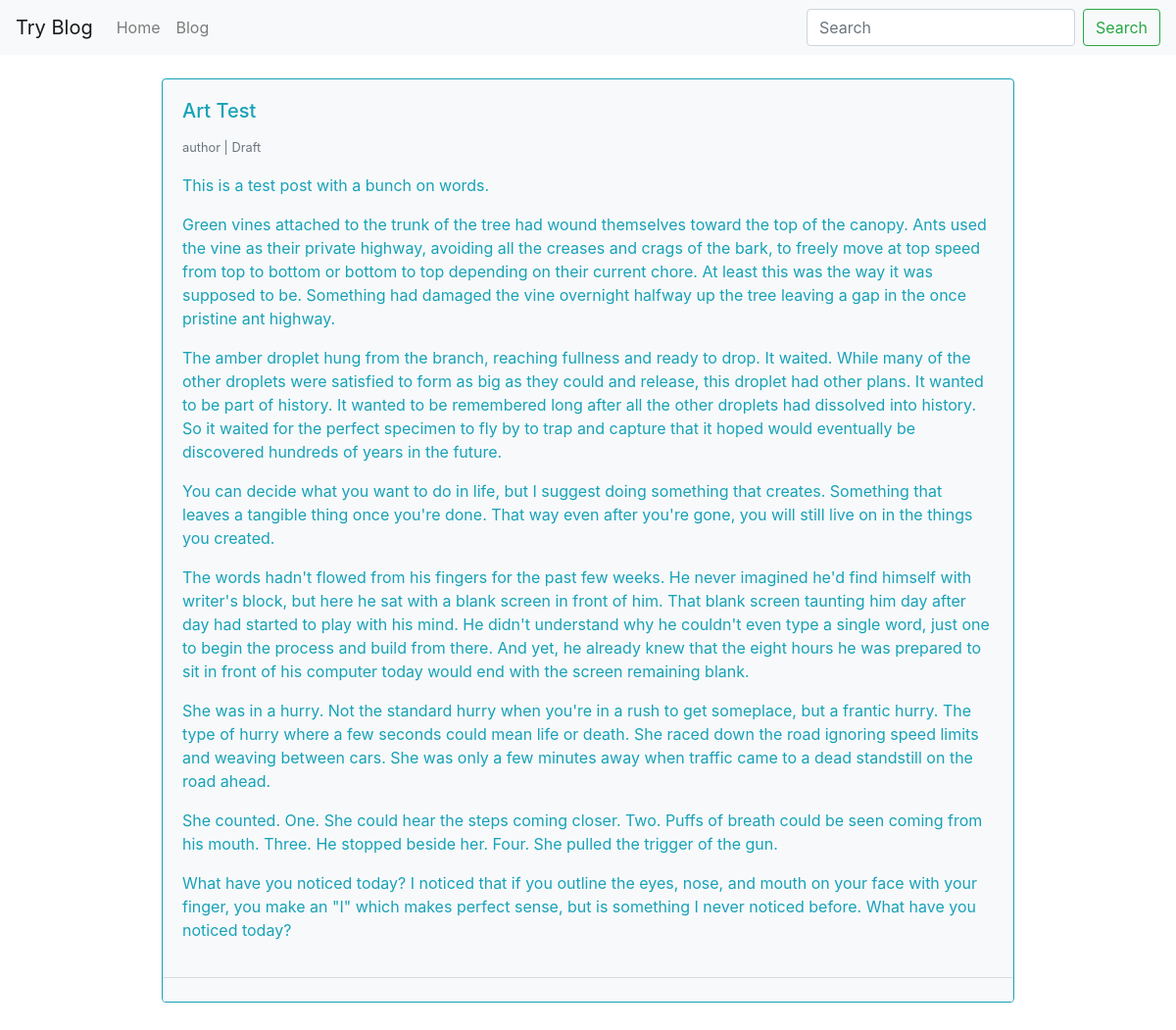
Page /blog/Artty/ on the earlier database version.
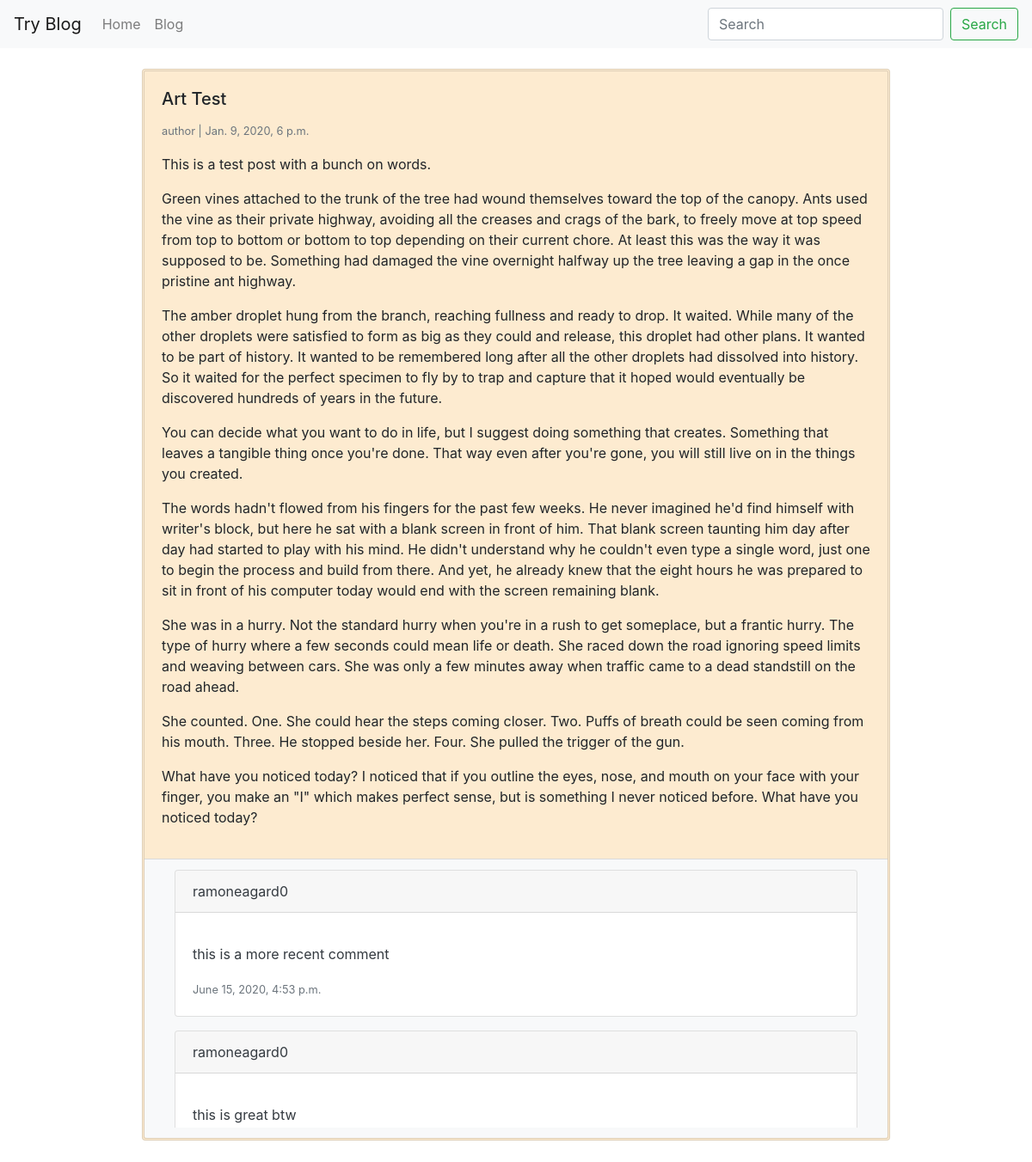
Same page on the later database version.
### blog/models.py (models this page shows, shortened)
class BlogPost(models.Model): #user.blogpost_set.all()  or BlogPost.objects.filter(user = user instance)--> get querySet associated with a user
    user = models.ForeignKey(User, default=1, null = True, on_delete=models.SET_NULL)
    image = models.ImageField(upload_to='image/', blank=True, null=True)
    title = models.CharField(max_length=120, unique=False)
    slug = models.SlugField(unique=True)
    content = models.TextField(null=True, blank=True)
    publish_date = models.DateTimeField(auto_now=False, auto_now_add=False, null=True, blank=True)
    timestamp = models.DateTimeField(auto_now=False, auto_now_add=True)
    updated = models.DateTimeField(auto_now=True, auto_now_add=False)
    objects = BlogPostManager()
    class Meta:
        ordering = ['-publish_date', '-updated', 'timestamp']

### comments/models.py (models this page shows)
class BlogComment(models.Model):
    user = models.ForeignKey(User, null = True, on_delete=models.SET_NULL)
    blog_post = models.ForeignKey('blog.BlogPost', on_delete=models.CASCADE, related_name='comments')
    content = models.TextField(max_length=300)
    timestamp = models.DateTimeField(auto_now_add=True)
    class Meta:
        ordering = ['-timestamp']

### blog/views.py (the view, shortened to what this page needs)
# urls.py: path('<str:slug>/', blog_post_detail_view),
def blog_post_detail_view(request, slug):
    obj = get_object_or_404(BlogPost, slug=slug)
    context = {}
    coms = obj.comments.all()
    if coms.count() > 5:
        coms = coms[:5]
    template_name = 'blog/detail.html'
    context["object"] = obj
    context["object_comments"] = coms
    return render(request, template_name, context)

### blog/models.py (called while the page is built)
    def get_queryset(self):
        return BlogPostQuerySet(self.model, using=self._db)

### blog/templates/blog/detail.html (shortened to what this page needs)
{% extends "base.html" %}
{% block content %}
  <div class='row'>
  {% include "blog/list-inline.html" with blog_post=object comments=object_comments comm_form=comment_form truncate=False detail=True%}
  </div>
{% endblock %}

### templates/base.html (shortened to what this page needs)
<!doctype html>
<html lang="en">
  <head>
    <link rel="stylesheet" href="https://stackpath.bootstrapcdn.com/bootstrap/4.5.0/css/bootstrap.min.css">
  </head>
  <body>
    {% include "navbar.html" %}
    <div class="container-fluid">
      <br>
          {% block content %}{% endblock %}
    </div>
  </body>
</html>

### templates/navbar.html (shortened to what this page needs)
<nav class="navbar navbar-expand-lg navbar-light bg-light">
  <a class="navbar-brand" href="/">Try Blog</a>
  <div class="collapse navbar-collapse" id="navbarSupportedContent">
    <ul class="navbar-nav mr-auto">
      <li class="nav-item">
        <a class="nav-link" href="/">Home </a>
      </li>
      <li class="nav-item">
        <a class="nav-link" href="/blog">Blog</a>
      </li>
    </ul>
    <form class="form-inline my-2 my-lg-0" action="/search/">
      <input class="form-control mr-sm-2" type="search" name="q" placeholder="Search" aria-label="Search">
      <button class="btn btn-outline-success my-2 my-sm-0" type="submit">Search</button>
    </form>
  </div>
</nav>

### blog/templates/blog/list-inline.html (shortened to what this page needs)
<div class= 'col-md-9 mb-5 mx-auto'>
<div class="card {% if not blog_post.publish_date %} border-info text-info bg-light{% endif %}" style="{% if blog_post.publish_date %} border-style:double; border-width:3px; background-color:#fdebd0;{% endif %}" >
  <div class="card-body">
  <h5 class="card-title">{{ blog_post.title }}</h5>
   <p class="card-text">
      <small class="text-muted">
        {{ blog_post.user }} |
        {% if blog_post.publish_date %} {{ blog_post.publish_date }}
        {% else %} Draft {% endif %}
      </small>
     {% if truncate %}
      {{ blog_post.content|linebreaks|truncatewords:50 }}
     {% else %}
      {{ blog_post.content|linebreaks }}
     {% endif %}
   </p>
   </div>
   <div class="card-footer text-dark bg-light" style="max-height:550px">
     <div class="col" style="overflow-y:scroll; max-height:300px"">
    {% for com in comments %}
      <div class="card mb-3">
        <div class="card-header">
          {{ com.user }}
        </div>
        <div class="card-body">
          <p class="card-text"> {{ com.content|linebreaks }}</p>
          <small class="text-muted"> {{ com.timestamp }}</small>
        </div>
      </div>
     {% endfor %}
     </div>
   </div>
</div>
</div>

Differences in the rows shown:
changed BlogPost "Art Test": publish_date (not shown) → "Jan. 9, 2020, 6 p.m."
added BlogComment: user "ramoneagard0", content "this is a more recent comment", timestamp "June 15, 2020, 4:53 p.m."
added BlogComment: user "ramoneagard0", content "this is great btw"
Other differences:
text no longer shown: "Draft"
